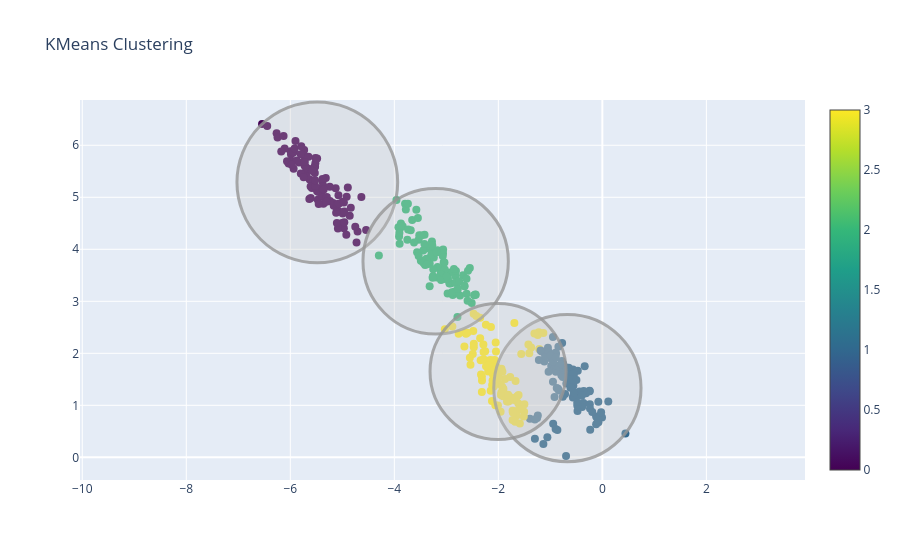

The notebook cell saved with this chart:
### Markdown cell above
An important observation for k-means is that these cluster models must be circular: k-means has no built-in way of accounting for oblong or elliptical clusters. So, for example, if we take the same data and transform it, the cluster assignments end up becoming muddled:

### Code cell
rng = np.random.RandomState(13)
X_stretched = np.dot(X, rng.randn(2, 2))

kmeans = KMeans(n_clusters=4, random_state=0)
plot_kmeans(kmeans, X_stretched)

### Figure 1 — Plotly figure (JSON) as saved in the notebook; plotly's stock layout.template omitted (floating-point values rounded to 4 significant figures; data arrays with more than 128 entries replaced by an {"elided": "..."} marker saying what was removed)
{"data": [{"marker": {"color": {"elided": "400 int values"}, "colorscale": [[0, "#440154"], [0.1111, "#482878"], [0.2222, "#3e4989"], [0.3333, "#31688e"], [0.4444, "#26828e"], [0.5556, "#1f9e89"], [0.6667, "#35b779"], [0.7778, "#6ece58"], [0.8889, "#b5de2b"], [1, "#fde725"]], "showscale": true, "size": 8}, "mode": "markers", "name": "Data", "type": "scatter", "x": {"elided": "400 float values"}, "y": {"elided": "400 float values"}}], "layout": {"shapes": [{"fillcolor": "rgba(200,200,200,0.3)", "line": {"color": "rgba(150,150,150,0.8)", "width": 3}, "type": "circle", "x0": -7.026, "x1": -3.935, "xref": "x", "y0": 3.742, "y1": 6.832, "yref": "y"}, {"fillcolor": "rgba(200,200,200,0.3)", "line": {"color": "rgba(150,150,150,0.8)", "width": 3}, "type": "circle", "x0": -2.088, "x1": 0.7437, "xref": "x", "y0": -0.0845, "y1": 2.747, "yref": "y"}, {"fillcolor": "rgba(200,200,200,0.3)", "line": {"color": "rgba(150,150,150,0.8)", "width": 3}, "type": "circle", "x0": -4.603, "x1": -1.807, "xref": "x", "y0": 2.371, "y1": 5.167, "yref": "y"}, {"fillcolor": "rgba(200,200,200,0.3)", "line": {"color": "rgba(150,150,150,0.8)", "width": 3}, "type": "circle", "x0": -3.313, "x1": -0.6975, "xref": "x", "y0": 0.3413, "y1": 2.957, "yref": "y"}], "title": {"text": "KMeans Clustering"}, "xaxis": {"scaleanchor": "y"}}}
